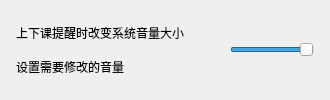
          <widget class="CardWidget" name="CardWidget_11">
           <property name="minimumSize">
            <size>
             <width>0</width>
             <height>70</height>
            </size>
           </property>
           <layout class="QHBoxLayout" name="horizontalLayout_22">
            <property name="leftMargin">
             <number>16</number>
            </property>
            <property name="topMargin">
             <number>16</number>
            </property>
            <property name="rightMargin">
             <number>16</number>
            </property>
            <property name="bottomMargin">
             <number>16</number>
            </property>
            <item>
             <layout class="QVBoxLayout" name="verticalLayout_12">
              <property name="spacing">
               <number>0</number>
              </property>
              <item>
               <widget class="StrongBodyLabel" name="CW6_label_7">
                <property name="sizePolicy">
                 <sizepolicy hsizetype="Expanding" vsizetype="Preferred">
                  <horstretch>0</horstretch>
                  <verstretch>0</verstretch>
                 </sizepolicy>
                </property>
                <property name="text">
                 <string>上下课提醒时改变系统音量大小</string>
                </property>
               </widget>
              </item>
              <item>
               <widget class="CaptionLabel" name="CW6_label_8">
                <property name="text">
                 <string>设置需要修改的音量</string>
                </property>
                <property name="wordWrap">
                 <bool>true</bool>
                </property>
                <property name="lightColor" stdset="0">
                 <color alpha="150">
                  <red>0</red>
                  <green>0</green>
                  <blue>0</blue>
                 </color>
                </property>
                <property name="darkColor" stdset="0">
                 <color alpha="200">
                  <red>255</red>
                  <green>255</green>
                  <blue>255</blue>
                 </color>
                </property>
               </widget>
              </item>
             </layout>
            </item>
            <item>
             <spacer name="horizontalSpacer">
              <property name="orientation">
               <enum>Qt::Horizontal</enum>
              </property>
              <property name="sizeHint" stdset="0">
               <size>
                <width>40</width>
                <height>20</height>
               </size>
              </property>
             </spacer>
            </item>
            <item>
             <widget class="Slider" name="dp_Sysvolume_slider">
              <property name="singleStep">
               <number>1</number>
              </property>
              <property name="pageStep">
               <number>2</number>
              </property>
              <property name="value">
               <number>100</number>
              </property>
              <property name="orientation">
               <enum>Qt::Horizontal</enum>
              </property>
             </widget>
            </item>
           </layout>
          </widget>
